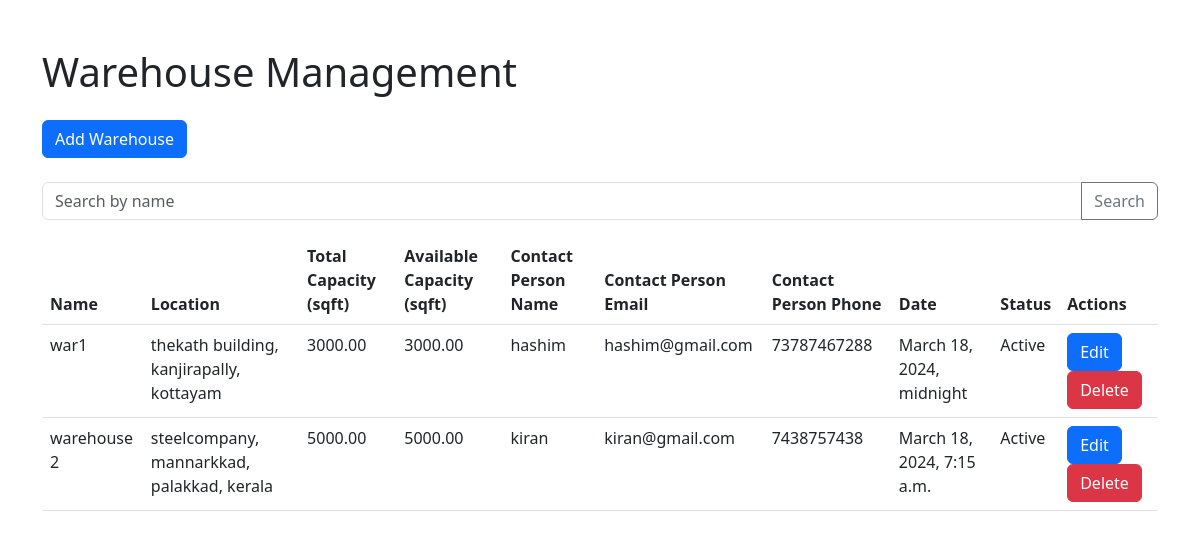
Page /warehouse_view/ on the earlier database version.
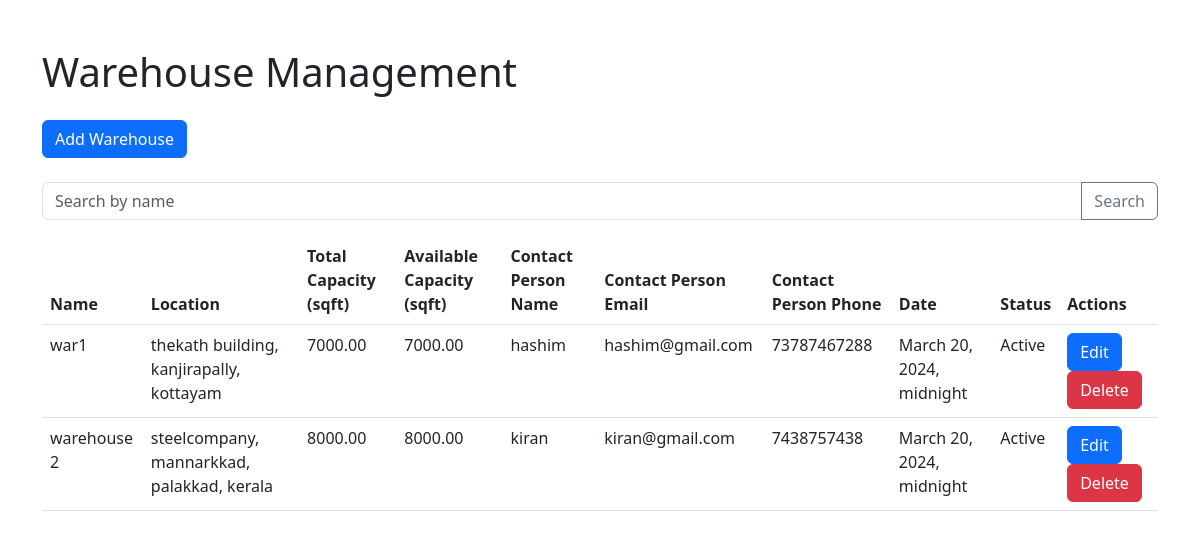
Same page on the later database version.
### MainApp/models.py (models this page shows, shortened)
class Warehouse(models.Model):
    STATUS_CHOICES = (
        ('1', 'Active'),
        ('2', 'Inactive'),
    )
    name = models.CharField(max_length=100)
    location = models.CharField(max_length=200)
    total_capacity = models.DecimalField(max_digits=10, decimal_places=2)
    available_capacity = models.DecimalField(max_digits=10, decimal_places=2)
    contact_person_name = models.CharField(max_length=100)
    contact_person_email = models.EmailField(max_length=254)
    contact_person_phone = models.CharField(max_length=15)
    date = models.DateTimeField(auto_now_add=True)
    status = models.CharField(max_length=2, choices=STATUS_CHOICES, default='1')

### MainApp/views.py (the view)
# urls.py: path('warehouse_view/', views.warehouse_view, name='warehouse_view'),
def warehouse_view(request):
    warehouses = Warehouse.objects.all()
    return render(request, 'warehouse/warehouse_views.html', {'warehouses': warehouses})

### MainApp/templates/warehouse/warehouse_views.html (shortened to what this page needs)
<!DOCTYPE html>
<html lang="en">
<head>
    <link href="https://cdn.jsdelivr.net/npm/bootstrap@5.3.0-alpha1/dist/css/bootstrap.min.css" rel="stylesheet">
</head>
<body>
<div class="container mt-5">
    <h1 class="mb-4">Warehouse Management</h1>
    <button type="button" class="btn btn-primary mb-4" data-bs-toggle="modal" data-bs-target="#addWarehouseModal">
        Add Warehouse
    </button>
    <form method="GET" action="{% url 'search_warehouse' %}">
        <div class="input-group mb-3">
            <input type="text" class="form-control" placeholder="Search by name" aria-label="Search" name="search_text">
            <button class="btn btn-outline-secondary" type="submit">Search</button>
        </div>
    </form>
    <table class="table">
        <thead>
            <tr>
                <th>Name</th>
                <th>Location</th>
                <th>Total Capacity (sqft)</th>
                <th>Available Capacity (sqft)</th>
                <th>Contact Person Name</th>
                <th>Contact Person Email</th>
                <th>Contact Person Phone</th>
                <th>Date</th>
                <th>Status</th>
                <th>Actions</th>
            </tr>
        </thead>
        <tbody id="warehouseTableBody">
            {% for warehouse in warehouses %}
            <tr>
                <td>{{ warehouse.name }}</td>
                <td>{{ warehouse.location }}</td>
                <td>{{ warehouse.total_capacity }}</td>
                <td>{{ warehouse.available_capacity }}</td>
                <td>{{ warehouse.contact_person_name }}</td>
                <td>{{ warehouse.contact_person_email }}</td>
                <td>{{ warehouse.contact_person_phone }}</td>
                <td>{{ warehouse.date }}</td>
                <td>{{ warehouse.get_status_display }}</td>
                <td>
                    <button type="button" class="btn btn-primary" data-bs-toggle="modal" data-bs-target="#editWarehouseModal{{ warehouse.id }}">
                        Edit
                    </button>
                    <button type="button" class="btn btn-danger" data-bs-toggle="modal" data-bs-target="#deleteWarehouseModal{{ warehouse.id }}">
                        Delete
                    </button>
                </td>
            </tr>
            {% empty %}
            <tr>
                <td colspan="10">No warehouses found</td>
            </tr>
            {% endfor %}
        </tbody>
    </table>
</div>
</body>
</html>

Differences in the rows shown:
changed Warehouse "war1": total_capacity "3000.00" → "7000.00"; available_capacity "3000.00" → "7000.00"; date "March 18, 2024, midnight" → "March 20, 2024, midnight"
changed Warehouse "warehouse 2": total_capacity "5000.00" → "8000.00"; available_capacity "5000.00" → "8000.00"; date "March 18, 2024, 7:15 a.m." → "March 20, 2024, midnight"
